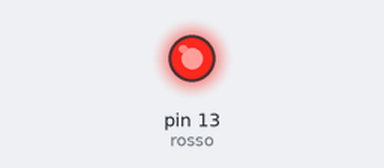
Recording of a sketch running on a simulated Arduino Uno, built with avr-gcc and run on an emulated ATmega328P. On the bench: output pins drawn as LEDs (lit = HIGH).

Above: at 0.1 s.
Timing chart, 0 to 1.6 s (numbered marks = the images above):
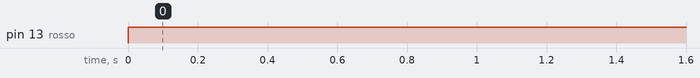

The sketch:

struct_risposta.ino
```cpp
/*
    struct

 Struct e' un tipo struttura di dati non omogenea,
 puo' contenere tipi di dati diversi a differenza di un array.

 Possiamo quindi raggruppare diverse proprieta' di un oggetto
 sotto lo stesso identificatore.

 Schema: http://lab.piffa.net/schemi/rgb.jpg
 */


#include "lamp.h"

// instanziamo un lampeggino
lampeggino rosso { 13, 1000, ">> Led Rosso <<"};

void setup()
{
    pinMode(rosso.pin, OUTPUT);
    Serial.begin(9600);
}

void loop()
{
    // Utilizziamo un lampeggiatore
   lampeggia(rosso);
}
```

lamp.h
```cpp
/* Lamp Header
 *
 *  Senza un file Header Arduino IDE non ne vuole sapere
 *  di riconosce un data type custom da utilizzare con una funzione.
 */

#include <Arduino.h> // Senza non si possono usare i byte, digitaWrite...

struct lampeggino {
  byte pin ;
  long pausa;
  boolean stato;
  char feedback[20]; // Messaggio via seriale
} ;

void lampeggia (lampeggino oggetto) {
    // Lampeggia e manda un feedback via seriale

    digitalWrite(oggetto.pin, oggetto.stato);
    Serial.println(oggetto.feedback);
    oggetto.stato = !oggetto.stato ;
    delay(oggetto.pausa);
}
```

Measured:
- by itself, pin 13 (rosso): LOW → HIGH at 0.00 s
